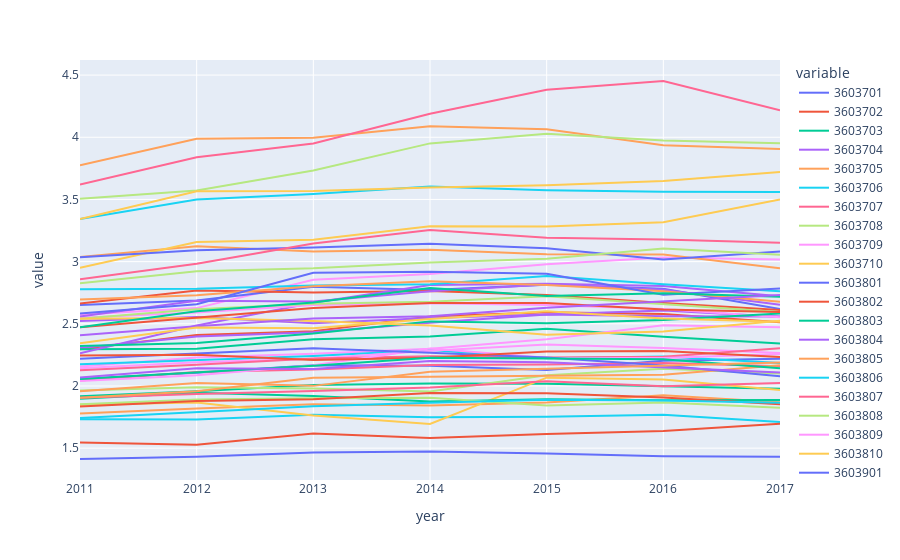

Notebook code for this chart:
### Code cell
# code for display
fig = px.line(df, x='year', y = puma)
fig.show()

### Figure 1 — Plotly figure (JSON) as saved in the notebook; plotly's stock layout.template omitted (floating-point values rounded to 4 significant figures)
{"data": [{"hovertemplate": "variable=3603701<br>year=%{x}<br>value=%{y}<extra></extra>", "legendgroup": "3603701", "line": {"color": "#636efa", "dash": "solid"}, "mode": "lines", "name": "3603701", "orientation": "v", "showlegend": true, "type": "scatter", "x": [2011, 2012, 2013, 2014, 2015, 2016, 2017], "xaxis": "x", "y": [2.056, 2.106, 2.166, 2.163, 2.129, 2.203, 2.219], "yaxis": "y"}, {"hovertemplate": "variable=3603702<br>year=%{x}<br>value=%{y}<extra></extra>", "legendgroup": "3603702", "line": {"color": "#EF553B", "dash": "solid"}, "mode": "lines", "name": "3603702", "orientation": "v", "showlegend": true, "type": "scatter", "x": [2011, 2012, 2013, 2014, 2015, 2016, 2017], "xaxis": "x", "y": [2.295, 2.411, 2.441, 2.558, 2.594, 2.578, 2.512], "yaxis": "y"}, {"hovertemplate": "variable=3603703<br>year=%{x}<br>value=%{y}<extra></extra>", "legendgroup": "3603703", "line": {"color": "#00cc96", "dash": "solid"}, "mode": "lines", "name": "3603703", "orientation": "v", "showlegend": true, "type": "scatter", "x": [2011, 2012, 2013, 2014, 2015, 2016, 2017], "xaxis": "x", "y": [1.917, 1.957, 2.008, 2.02, 2.018, 1.996, 1.978], "yaxis": "y"}, {"hovertemplate": "variable=3603704<br>year=%{x}<br>value=%{y}<extra></extra>", "legendgroup": "3603704", "line": {"color": "#ab63fa", "dash": "solid"}, "mode": "lines", "name": "3603704", "orientation": "v", "showlegend": true, "type": "scatter", "x": [2011, 2012, 2013, 2014, 2015, 2016, 2017], "xaxis": "x", "y": [2.305, 2.398, 2.433, 2.51, 2.574, 2.56, 2.558], "yaxis": "y"}, {"hovertemplate": "variable=3603705<br>year=%{x}<br>value=%{y}<extra></extra>", "legendgroup": "3603705", "line": {"color": "#FFA15A", "dash": "solid"}, "mode": "lines", "name": "3603705", "orientation": "v", "showlegend": true, "type": "scatter", "x": [2011, 2012, 2013, 2014, 2015, 2016, 2017], "xaxis": "x", "y": [3.775, 3.988, 3.996, 4.09, 4.065, 3.935, 3.905], "yaxis": "y"}, {"hovertemplate": "variable=3603706<br>year=%{x}<br>value=%{y}<extra></extra>", "legendgroup": "3603706", "line": {"color": "#19d3f3", "dash": "solid"}, "mode": "lines", "name": "3603706", "orientation": "v", "showlegend": true, "type": "scatter", "x": [2011, 2012, 2013, 2014, 2015, 2016, 2017], "xaxis": "x", "y": [3.343, 3.499, 3.544, 3.605, 3.574, 3.562, 3.559], "yaxis": "y"}, {"hovertemplate": "variable=3603707<br>year=%{x}<br>value=%{y}<extra></extra>", "legendgroup": "3603707", "line": {"color": "#FF6692", "dash": "solid"}, "mode": "lines", "name": "3603707", "orientation": "v", "showlegend": true, "type": "scatter", "x": [2011, 2012, 2013, 2014, 2015, 2016, 2017], "xaxis": "x", "y": [3.621, 3.84, 3.949, 4.189, 4.382, 4.452, 4.218], "yaxis": "y"}, {"hovertemplate": "variable=3603708<br>year=%{x}<br>value=%{y}<extra></extra>", "legendgroup": "3603708", "line": {"color": "#B6E880", "dash": "solid"}, "mode": "lines", "name": "3603708", "orientation": "v", "showlegend": true, "type": "scatter", "x": [2011, 2012, 2013, 2014, 2015, 2016, 2017], "xaxis": "x", "y": [3.506, 3.571, 3.733, 3.951, 4.028, 3.974, 3.952], "yaxis": "y"}, {"hovertemplate": "variable=3603709<br>year=%{x}<br>value=%{y}<extra></extra>", "legendgroup": "3603709", "line": {"color": "#FF97FF", "dash": "solid"}, "mode": "lines", "name": "3603709", "orientation": "v", "showlegend": true, "type": "scatter", "x": [2011, 2012, 2013, 2014, 2015, 2016, 2017], "xaxis": "x", "y": [2.573, 2.626, 2.855, 2.901, 2.979, 3.032, 3.016], "yaxis": "y"}, {"hovertemplate": "variable=3603710<br>year=%{x}<br>value=%{y}<extra></extra>", "legendgroup": "3603710", "line": {"color": "#FECB52", "dash": "solid"}, "mode": "lines", "name": "3603710", "orientation": "v", "showlegend": true, "type": "scatter", "x": [2011, 2012, 2013, 2014, 2015, 2016, 2017], "xaxis": "x", "y": [3.343, 3.565, 3.568, 3.596, 3.613, 3.649, 3.721], "yaxis": "y"}, {"hovertemplate": "variable=3603801<br>year=%{x}<br>value=%{y}<extra></extra>", "legendgroup": "3603801", "line": {"color": "#636efa", "dash": "solid"}, "mode": "lines", "name": "3603801", "orientation": "v", "showlegend": true, "type": "scatter", "x": [2011, 2012, 2013, 2014, 2015, 2016, 2017], "xaxis": "x", "y": [2.652, 2.688, 2.798, 2.773, 2.814, 2.782, 2.619], "yaxis": "y"}, {"hovertemplate": "variable=3603802<br>year=%{x}<br>value=%{y}<extra></extra>", "legendgroup": "3603802", "line": {"color": "#EF553B", "dash": "solid"}, "mode": "lines", "name": "3603802", "orientation": "v", "showlegend": true, "type": "scatter", "x": [2011, 2012, 2013, 2014, 2015, 2016, 2017], "xaxis": "x", "y": [2.664, 2.769, 2.752, 2.763, 2.732, 2.668, 2.612], "yaxis": "y"}, {"hovertemplate": "variable=3603803<br>year=%{x}<br>value=%{y}<extra></extra>", "legendgroup": "3603803", "line": {"color": "#00cc96", "dash": "solid"}, "mode": "lines", "name": "3603803", "orientation": "v", "showlegend": true, "type": "scatter", "x": [2011, 2012, 2013, 2014, 2015, 2016, 2017], "xaxis": "x", "y": [2.296, 2.3, 2.376, 2.398, 2.46, 2.396, 2.342], "yaxis": "y"}, {"hovertemplate": "variable=3603804<br>year=%{x}<br>value=%{y}<extra></extra>", "legendgroup": "3603804", "line": {"color": "#ab63fa", "dash": "solid"}, "mode": "lines", "name": "3603804", "orientation": "v", "showlegend": true, "type": "scatter", "x": [2011, 2012, 2013, 2014, 2015, 2016, 2017], "xaxis": "x", "y": [2.264, 2.487, 2.669, 2.813, 2.822, 2.804, 2.723], "yaxis": "y"}, {"hovertemplate": "variable=3603805<br>year=%{x}<br>value=%{y}<extra></extra>", "legendgroup": "3603805", "line": {"color": "#FFA15A", "dash": "solid"}, "mode": "lines", "name": "3603805", "orientation": "v", "showlegend": true, "type": "scatter", "x": [2011, 2012, 2013, 2014, 2015, 2016, 2017], "xaxis": "x", "y": [1.778, 1.82, 1.854, 1.842, 1.868, 1.926, 1.87], "yaxis": "y"}, {"hovertemplate": "variable=3603806<br>year=%{x}<br>value=%{y}<extra></extra>", "legendgroup": "3603806", "line": {"color": "#19d3f3", "dash": "solid"}, "mode": "lines", "name": "3603806", "orientation": "v", "showlegend": true, "type": "scatter", "x": [2011, 2012, 2013, 2014, 2015, 2016, 2017], "xaxis": "x", "y": [1.732, 1.731, 1.769, 1.748, 1.752, 1.769, 1.71], "yaxis": "y"}, {"hovertemplate": "variable=3603807<br>year=%{x}<br>value=%{y}<extra></extra>", "legendgroup": "3603807", "line": {"color": "#FF6692", "dash": "solid"}, "mode": "lines", "name": "3603807", "orientation": "v", "showlegend": true, "type": "scatter", "x": [2011, 2012, 2013, 2014, 2015, 2016, 2017], "xaxis": "x", "y": [2.045, 2.113, 2.133, 2.169, 2.174, 2.184, 2.159], "yaxis": "y"}, {"hovertemplate": "variable=3603808<br>year=%{x}<br>value=%{y}<extra></extra>", "legendgroup": "3603808", "line": {"color": "#B6E880", "dash": "solid"}, "mode": "lines", "name": "3603808", "orientation": "v", "showlegend": true, "type": "scatter", "x": [2011, 2012, 2013, 2014, 2015, 2016, 2017], "xaxis": "x", "y": [1.963, 1.99, 1.98, 1.955, 2.086, 2.138, 2.101], "yaxis": "y"}, {"hovertemplate": "variable=3603809<br>year=%{x}<br>value=%{y}<extra></extra>", "legendgroup": "3603809", "line": {"color": "#FF97FF", "dash": "solid"}, "mode": "lines", "name": "3603809", "orientation": "v", "showlegend": true, "type": "scatter", "x": [2011, 2012, 2013, 2014, 2015, 2016, 2017], "xaxis": "x", "y": [2.157, 2.23, 2.26, 2.3, 2.375, 2.489, 2.473], "yaxis": "y"}, {"hovertemplate": "variable=3603810<br>year=%{x}<br>value=%{y}<extra></extra>", "legendgroup": "3603810", "line": {"color": "#FECB52", "dash": "solid"}, "mode": "lines", "name": "3603810", "orientation": "v", "showlegend": true, "type": "scatter", "x": [2011, 2012, 2013, 2014, 2015, 2016, 2017], "xaxis": "x", "y": [1.85, 1.867, 1.763, 1.694, 2.067, 2.052, 1.969], "yaxis": "y"}, {"hovertemplate": "variable=3603901<br>year=%{x}<br>value=%{y}<extra></extra>", "legendgroup": "3603901", "line": {"color": "#636efa", "dash": "solid"}, "mode": "lines", "name": "3603901", "orientation": "v", "showlegend": true, "type": "scatter", "x": [2011, 2012, 2013, 2014, 2015, 2016, 2017], "xaxis": "x", "y": [1.413, 1.43, 1.465, 1.472, 1.458, 1.436, 1.432], "yaxis": "y"}, {"hovertemplate": "variable=3603902<br>year=%{x}<br>value=%{y}<extra></extra>", "legendgroup": "3603902", "line": {"color": "#EF553B", "dash": "solid"}, "mode": "lines", "name": "3603902", "orientation": "v", "showlegend": true, "type": "scatter", "x": [2011, 2012, 2013, 2014, 2015, 2016, 2017], "xaxis": "x", "y": [1.546, 1.527, 1.617, 1.582, 1.614, 1.637, 1.697], "yaxis": "y"}, {"hovertemplate": "variable=3603903<br>year=%{x}<br>value=%{y}<extra></extra>", "legendgroup": "3603903", "line": {"color": "#00cc96", "dash": "solid"}, "mode": "lines", "name": "3603903", "orientation": "v", "showlegend": true, "type": "scatter", "x": [2011, 2012, 2013, 2014, 2015, 2016, 2017], "xaxis": "x", "y": [1.897, 1.945, 1.92, 1.875, 1.894, 1.885, 1.888], "yaxis": "y"}, {"hovertemplate": "variable=3604001<br>year=%{x}<br>value=%{y}<extra></extra>", "legendgroup": "3604001", "line": {"color": "#ab63fa", "dash": "solid"}, "mode": "lines", "name": "3604001", "orientation": "v", "showlegend": true, "type": "scatter", "x": [2011, 2012, 2013, 2014, 2015, 2016, 2017], "xaxis": "x", "y": [2.522, 2.554, 2.505, 2.547, 2.575, 2.607, 2.556], "yaxis": "y"}, {"hovertemplate": "variable=3604002<br>year=%{x}<br>value=%{y}<extra></extra>", "legendgroup": "3604002", "line": {"color": "#FFA15A", "dash": "solid"}, "mode": "lines", "name": "3604002", "orientation": "v", "showlegend": true, "type": "scatter", "x": [2011, 2012, 2013, 2014, 2015, 2016, 2017], "xaxis": "x", "y": [3.037, 3.124, 3.081, 3.095, 3.059, 3.057, 2.947], "yaxis": "y"}, {"hovertemplate": "variable=3604003<br>year=%{x}<br>value=%{y}<extra></extra>", "legendgroup": "3604003", "line": {"color": "#19d3f3", "dash": "solid"}, "mode": "lines", "name": "3604003", "orientation": "v", "showlegend": true, "type": "scatter", "x": [2011, 2012, 2013, 2014, 2015, 2016, 2017], "xaxis": "x", "y": [2.777, 2.781, 2.808, 2.817, 2.884, 2.817, 2.761], "yaxis": "y"}, {"hovertemplate": "variable=3604004<br>year=%{x}<br>value=%{y}<extra></extra>", "legendgroup": "3604004", "line": {"color": "#FF6692", "dash": "solid"}, "mode": "lines", "name": "3604004", "orientation": "v", "showlegend": true, "type": "scatter", "x": [2011, 2012, 2013, 2014, 2015, 2016, 2017], "xaxis": "x", "y": [1.906, 1.936, 1.959, 1.988, 2.038, 1.998, 2.025], "yaxis": "y"}, {"hovertemplate": "variable=3604005<br>year=%{x}<br>value=%{y}<extra></extra>", "legendgroup": "3604005", "line": {"color": "#B6E880", "dash": "solid"}, "mode": "lines", "name": "3604005", "orientation": "v", "showlegend": true, "type": "scatter", "x": [2011, 2012, 2013, 2014, 2015, 2016, 2017], "xaxis": "x", "y": [1.854, 1.892, 1.902, 1.905, 1.844, 1.867, 1.825], "yaxis": "y"}, {"hovertemplate": "variable=3604006<br>year=%{x}<br>value=%{y}<extra></extra>", "legendgroup": "3604006", "line": {"color": "#FF97FF", "dash": "solid"}, "mode": "lines", "name": "3604006", "orientation": "v", "showlegend": true, "type": "scatter", "x": [2011, 2012, 2013, 2014, 2015, 2016, 2017], "xaxis": "x", "y": [2.549, 2.592, 2.65, 2.666, 2.652, 2.62, 2.554], "yaxis": "y"}, {"hovertemplate": "variable=3604007<br>year=%{x}<br>value=%{y}<extra></extra>", "legendgroup": "3604007", "line": {"color": "#FECB52", "dash": "solid"}, "mode": "lines", "name": "3604007", "orientation": "v", "showlegend": true, "type": "scatter", "x": [2011, 2012, 2013, 2014, 2015, 2016, 2017], "xaxis": "x", "y": [2.95, 3.158, 3.177, 3.284, 3.282, 3.316, 3.499], "yaxis": "y"}, {"hovertemplate": "variable=3604008<br>year=%{x}<br>value=%{y}<extra></extra>", "legendgroup": "3604008", "line": {"color": "#636efa", "dash": "solid"}, "mode": "lines", "name": "3604008", "orientation": "v", "showlegend": true, "type": "scatter", "x": [2011, 2012, 2013, 2014, 2015, 2016, 2017], "xaxis": "x", "y": [3.036, 3.091, 3.114, 3.145, 3.108, 3.018, 3.082], "yaxis": "y"}, {"hovertemplate": "variable=3604009<br>year=%{x}<br>value=%{y}<extra></extra>", "legendgroup": "3604009", "line": {"color": "#EF553B", "dash": "solid"}, "mode": "lines", "name": "3604009", "orientation": "v", "showlegend": true, "type": "scatter", "x": [2011, 2012, 2013, 2014, 2015, 2016, 2017], "xaxis": "x", "y": [1.834, 1.88, 1.893, 1.943, 1.941, 1.908, 1.854], "yaxis": "y"}, {"hovertemplate": "variable=3604010<br>year=%{x}<br>value=%{y}<extra></extra>", "legendgroup": "3604010", "line": {"color": "#00cc96", "dash": "solid"}, "mode": "lines", "name": "3604010", "orientation": "v", "showlegend": true, "type": "scatter", "x": [2011, 2012, 2013, 2014, 2015, 2016, 2017], "xaxis": "x", "y": [2.322, 2.345, 2.422, 2.52, 2.504, 2.53, 2.582], "yaxis": "y"}, {"hovertemplate": "variable=3604011<br>year=%{x}<br>value=%{y}<extra></extra>", "legendgroup": "3604011", "line": {"color": "#ab63fa", "dash": "solid"}, "mode": "lines", "name": "3604011", "orientation": "v", "showlegend": true, "type": "scatter", "x": [2011, 2012, 2013, 2014, 2015, 2016, 2017], "xaxis": "x", "y": [2.558, 2.685, 2.679, 2.763, 2.815, 2.775, 2.653], "yaxis": "y"}, {"hovertemplate": "variable=3604012<br>year=%{x}<br>value=%{y}<extra></extra>", "legendgroup": "3604012", "line": {"color": "#FFA15A", "dash": "solid"}, "mode": "lines", "name": "3604012", "orientation": "v", "showlegend": true, "type": "scatter", "x": [2011, 2012, 2013, 2014, 2015, 2016, 2017], "xaxis": "x", "y": [2.696, 2.73, 2.801, 2.843, 2.813, 2.762, 2.678], "yaxis": "y"}, {"hovertemplate": "variable=3604013<br>year=%{x}<br>value=%{y}<extra></extra>", "legendgroup": "3604013", "line": {"color": "#19d3f3", "dash": "solid"}, "mode": "lines", "name": "3604013", "orientation": "v", "showlegend": true, "type": "scatter", "x": [2011, 2012, 2013, 2014, 2015, 2016, 2017], "xaxis": "x", "y": [2.174, 2.205, 2.241, 2.289, 2.223, 2.236, 2.185], "yaxis": "y"}, {"hovertemplate": "variable=3604014<br>year=%{x}<br>value=%{y}<extra></extra>", "legendgroup": "3604014", "line": {"color": "#FF6692", "dash": "solid"}, "mode": "lines", "name": "3604014", "orientation": "v", "showlegend": true, "type": "scatter", "x": [2011, 2012, 2013, 2014, 2015, 2016, 2017], "xaxis": "x", "y": [2.859, 2.982, 3.146, 3.255, 3.193, 3.177, 3.151], "yaxis": "y"}, {"hovertemplate": "variable=3604015<br>year=%{x}<br>value=%{y}<extra></extra>", "legendgroup": "3604015", "line": {"color": "#B6E880", "dash": "solid"}, "mode": "lines", "name": "3604015", "orientation": "v", "showlegend": true, "type": "scatter", "x": [2011, 2012, 2013, 2014, 2015, 2016, 2017], "xaxis": "x", "y": [2.542, 2.616, 2.661, 2.678, 2.721, 2.657, 2.596], "yaxis": "y"}, {"hovertemplate": "variable=3604016<br>year=%{x}<br>value=%{y}<extra></extra>", "legendgroup": "3604016", "line": {"color": "#FF97FF", "dash": "solid"}, "mode": "lines", "name": "3604016", "orientation": "v", "showlegend": true, "type": "scatter", "x": [2011, 2012, 2013, 2014, 2015, 2016, 2017], "xaxis": "x", "y": [2.143, 2.191, 2.22, 2.283, 2.334, 2.306, 2.265], "yaxis": "y"}, {"hovertemplate": "variable=3604017<br>year=%{x}<br>value=%{y}<extra></extra>", "legendgroup": "3604017", "line": {"color": "#FECB52", "dash": "solid"}, "mode": "lines", "name": "3604017", "orientation": "v", "showlegend": true, "type": "scatter", "x": [2011, 2012, 2013, 2014, 2015, 2016, 2017], "xaxis": "x", "y": [2.541, 2.548, 2.523, 2.486, 2.412, 2.439, 2.524], "yaxis": "y"}, {"hovertemplate": "variable=3604018<br>year=%{x}<br>value=%{y}<extra></extra>", "legendgroup": "3604018", "line": {"color": "#636efa", "dash": "solid"}, "mode": "lines", "name": "3604018", "orientation": "v", "showlegend": true, "type": "scatter", "x": [2011, 2012, 2013, 2014, 2015, 2016, 2017], "xaxis": "x", "y": [2.583, 2.658, 2.91, 2.918, 2.903, 2.733, 2.783], "yaxis": "y"}, {"hovertemplate": "variable=3604101<br>year=%{x}<br>value=%{y}<extra></extra>", "legendgroup": "3604101", "line": {"color": "#EF553B", "dash": "solid"}, "mode": "lines", "name": "3604101", "orientation": "v", "showlegend": true, "type": "scatter", "x": [2011, 2012, 2013, 2014, 2015, 2016, 2017], "xaxis": "x", "y": [2.473, 2.548, 2.627, 2.666, 2.668, 2.616, 2.595], "yaxis": "y"}, {"hovertemplate": "variable=3604102<br>year=%{x}<br>value=%{y}<extra></extra>", "legendgroup": "3604102", "line": {"color": "#00cc96", "dash": "solid"}, "mode": "lines", "name": "3604102", "orientation": "v", "showlegend": true, "type": "scatter", "x": [2011, 2012, 2013, 2014, 2015, 2016, 2017], "xaxis": "x", "y": [2.472, 2.601, 2.672, 2.787, 2.723, 2.747, 2.718], "yaxis": "y"}, {"hovertemplate": "variable=3604103<br>year=%{x}<br>value=%{y}<extra></extra>", "legendgroup": "3604103", "line": {"color": "#ab63fa", "dash": "solid"}, "mode": "lines", "name": "3604103", "orientation": "v", "showlegend": true, "type": "scatter", "x": [2011, 2012, 2013, 2014, 2015, 2016, 2017], "xaxis": "x", "y": [2.407, 2.481, 2.543, 2.56, 2.63, 2.678, 2.731], "yaxis": "y"}, {"hovertemplate": "variable=3604104<br>year=%{x}<br>value=%{y}<extra></extra>", "legendgroup": "3604104", "line": {"color": "#FFA15A", "dash": "solid"}, "mode": "lines", "name": "3604104", "orientation": "v", "showlegend": true, "type": "scatter", "x": [2011, 2012, 2013, 2014, 2015, 2016, 2017], "xaxis": "x", "y": [1.906, 1.959, 2.067, 2.076, 2.08, 2.091, 2.168], "yaxis": "y"}, {"hovertemplate": "variable=3604105<br>year=%{x}<br>value=%{y}<extra></extra>", "legendgroup": "3604105", "line": {"color": "#19d3f3", "dash": "solid"}, "mode": "lines", "name": "3604105", "orientation": "v", "showlegend": true, "type": "scatter", "x": [2011, 2012, 2013, 2014, 2015, 2016, 2017], "xaxis": "x", "y": [1.742, 1.792, 1.838, 1.866, 1.889, 1.882, 1.866], "yaxis": "y"}, {"hovertemplate": "variable=3604106<br>year=%{x}<br>value=%{y}<extra></extra>", "legendgroup": "3604106", "line": {"color": "#FF6692", "dash": "solid"}, "mode": "lines", "name": "3604106", "orientation": "v", "showlegend": true, "type": "scatter", "x": [2011, 2012, 2013, 2014, 2015, 2016, 2017], "xaxis": "x", "y": [2.127, 2.17, 2.221, 2.239, 2.229, 2.235, 2.303], "yaxis": "y"}, {"hovertemplate": "variable=3604107<br>year=%{x}<br>value=%{y}<extra></extra>", "legendgroup": "3604107", "line": {"color": "#B6E880", "dash": "solid"}, "mode": "lines", "name": "3604107", "orientation": "v", "showlegend": true, "type": "scatter", "x": [2011, 2012, 2013, 2014, 2015, 2016, 2017], "xaxis": "x", "y": [2.827, 2.922, 2.946, 2.992, 3.024, 3.105, 3.055], "yaxis": "y"}, {"hovertemplate": "variable=3604108<br>year=%{x}<br>value=%{y}<extra></extra>", "legendgroup": "3604108", "line": {"color": "#FF97FF", "dash": "solid"}, "mode": "lines", "name": "3604108", "orientation": "v", "showlegend": true, "type": "scatter", "x": [2011, 2012, 2013, 2014, 2015, 2016, 2017], "xaxis": "x", "y": [2.04, 2.085, 2.167, 2.301, 2.227, 2.225, 2.257], "yaxis": "y"}, {"hovertemplate": "variable=3604109<br>year=%{x}<br>value=%{y}<extra></extra>", "legendgroup": "3604109", "line": {"color": "#FECB52", "dash": "solid"}, "mode": "lines", "name": "3604109", "orientation": "v", "showlegend": true, "type": "scatter", "x": [2011, 2012, 2013, 2014, 2015, 2016, 2017], "xaxis": "x", "y": [2.344, 2.471, 2.465, 2.539, 2.601, 2.542, 2.516], "yaxis": "y"}, {"hovertemplate": "variable=3604110<br>year=%{x}<br>value=%{y}<extra></extra>", "legendgroup": "3604110", "line": {"color": "#636efa", "dash": "solid"}, "mode": "lines", "name": "3604110", "orientation": "v", "showlegend": true, "type": "scatter", "x": [2011, 2012, 2013, 2014, 2015, 2016, 2017], "xaxis": "x", "y": [2.218, 2.264, 2.304, 2.268, 2.229, 2.165, 2.078], "yaxis": "y"}, {"hovertemplate": "variable=3604111<br>year=%{x}<br>value=%{y}<extra></extra>", "legendgroup": "3604111", "line": {"color": "#EF553B", "dash": "solid"}, "mode": "lines", "name": "3604111", "orientation": "v", "showlegend": true, "type": "scatter", "x": [2011, 2012, 2013, 2014, 2015, 2016, 2017], "xaxis": "x", "y": [2.245, 2.252, 2.209, 2.228, 2.278, 2.281, 2.233], "yaxis": "y"}, {"hovertemplate": "variable=3604112<br>year=%{x}<br>value=%{y}<extra></extra>", "legendgroup": "3604112", "line": {"color": "#00cc96", "dash": "solid"}, "mode": "lines", "name": "3604112", "orientation": "v", "showlegend": true, "type": "scatter", "x": [2011, 2012, 2013, 2014, 2015, 2016, 2017], "xaxis": "x", "y": [2.056, 2.112, 2.163, 2.227, 2.22, 2.215, 2.142], "yaxis": "y"}, {"hovertemplate": "variable=3604113<br>year=%{x}<br>value=%{y}<extra></extra>", "legendgroup": "3604113", "line": {"color": "#ab63fa", "dash": "solid"}, "mode": "lines", "name": "3604113", "orientation": "v", "showlegend": true, "type": "scatter", "x": [2011, 2012, 2013, 2014, 2015, 2016, 2017], "xaxis": "x", "y": [2.069, 2.143, 2.137, 2.2, 2.19, 2.149, 2.108], "yaxis": "y"}, {"hovertemplate": "variable=3604114<br>year=%{x}<br>value=%{y}<extra></extra>", "legendgroup": "3604114", "line": {"color": "#FFA15A", "dash": "solid"}, "mode": "lines", "name": "3604114", "orientation": "v", "showlegend": true, "type": "scatter", "x": [2011, 2012, 2013, 2014, 2015, 2016, 2017], "xaxis": "x", "y": [1.959, 2.024, 2.001, 2.114, 2.139, 2.162, 2.189], "yaxis": "y"}], "layout": {"legend": {"title": {"text": "variable"}, "tracegroupgap": 0}, "margin": {"t": 60}, "xaxis": {"anchor": "y", "domain": [0, 1], "title": {"text": "year"}}, "yaxis": {"anchor": "x", "domain": [0, 1], "title": {"text": "value"}}}}
